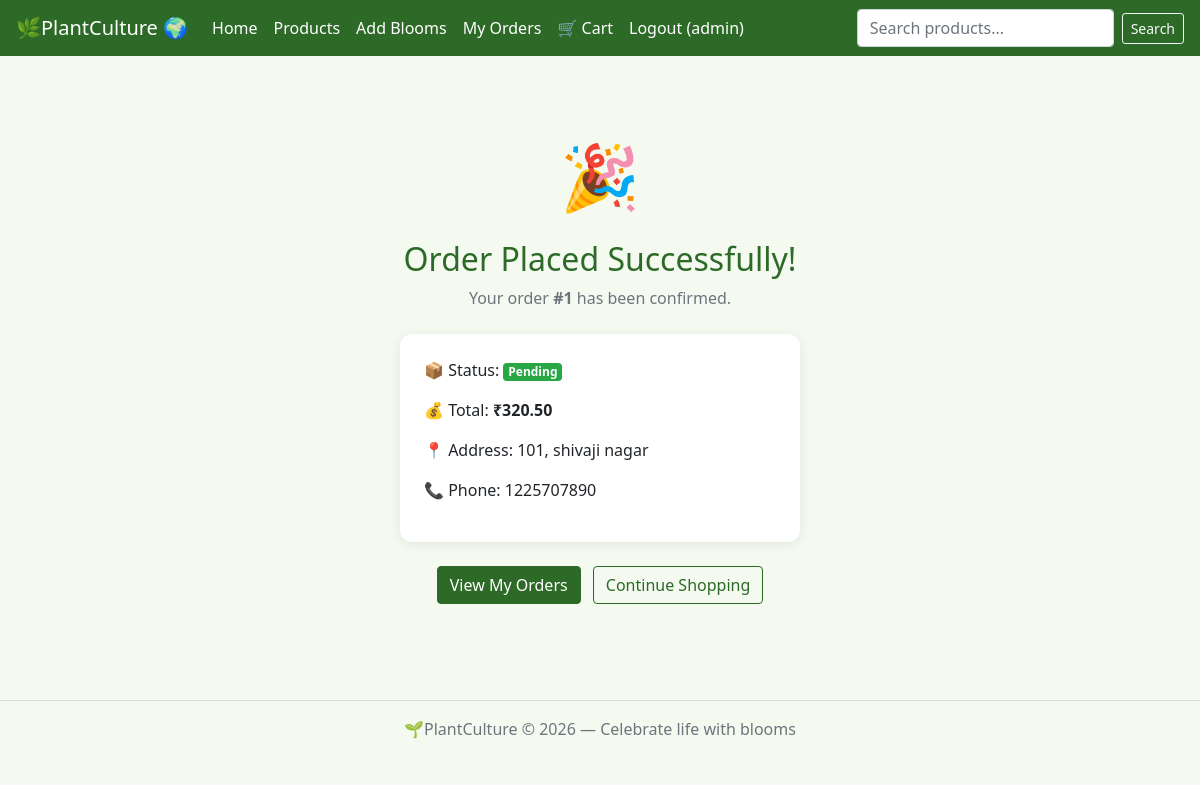
The page /order/success/1/ (signed in) on the database its author committed.
### main/models.py (models this page shows, shortened)
class Order(models.Model):
    STATUS = [('pending','Pending'),('confirmed','Confirmed'),('delivered','Delivered')]
    user = models.ForeignKey(User, on_delete=models.CASCADE)
    created_at = models.DateTimeField(auto_now_add=True)
    status = models.CharField(max_length=20, choices=STATUS, default='pending')
    total = models.DecimalField(max_digits=10, decimal_places=2, default=0)
    address = models.TextField(default='')
    phone = models.CharField(max_length=15, default='')

### main/views.py (the view)
# urls.py: path('order/success/<int:order_id>/', views.order_success, name='order_success'),
@login_required(login_url='/login/')
def order_success(request, order_id):
    order = get_object_or_404(Order, id=order_id, user=request.user)
    return render(request, 'order_success.html', {'order': order})

### main/context_processors.py (called while the page is built)
def cart_count(request):
    if request.user.is_authenticated:
        count = Cart.objects.filter(user=request.user).values_list('quantity', flat=True)
        return {'cart_count': sum(count)}
    return {'cart_count': 0}

### main/templates/order_success.html
{% extends 'base.html' %}
{% block content %}
<div class="text-center py-5">
  <div style="font-size:4rem;">🎉</div>
  <h2 class="mt-3" style="color:#2d6a27;">Order Placed Successfully!</h2>
  <p class="text-muted">Your order <strong>#{{ order.id }}</strong> has been confirmed.</p>
  <div class="card mx-auto mt-4 p-4 text-left" style="max-width:400px;">
    <p>📦 Status: <span class="badge badge-success">{{ order.get_status_display }}</span></p>
    <p>💰 Total: <strong>₹{{ order.total }}</strong></p>
    <p>📍 Address: {{ order.address }}</p>
    <p>📞 Phone: {{ order.phone }}</p>
  </div>
  <div class="mt-4">
    <a href="{% url 'my_orders' %}" class="btn btn-success mr-2">View My Orders</a>
    <a href="{% url 'products' %}" class="btn btn-outline-success">Continue Shopping</a>
  </div>
</div>
{% endblock %}

### main/templates/base.html (shortened to what this page needs)
<!DOCTYPE html>
<html lang="en">
<head>
  <link rel="stylesheet" href="https://stackpath.bootstrapcdn.com/bootstrap/4.5.2/css/bootstrap.min.css">
</head>
<body>
<nav class="navbar navbar-expand-lg navbar-dark">
  <a class="navbar-brand" href="{% url 'home' %}">🌿PlantCulture 🌍</a>
  <div class="collapse navbar-collapse" id="navMenu">
    <ul class="navbar-nav mr-auto">
      <li class="nav-item"><a class="nav-link" href="{% url 'home' %}">Home</a></li>
      {% if user.is_authenticated %}
        <li class="nav-item"><a class="nav-link" href="{% url 'products' %}">Products</a></li>
        <li class="nav-item"><a class="nav-link" href="{% url 'add_product' %}">Add Blooms</a></li>
        <li class="nav-item"><a class="nav-link" href="{% url 'my_orders' %}">My Orders</a></li>
        <li class="nav-item">
          <a class="nav-link" href="{% url 'cart' %}">
            🛒 Cart
          </a>
        </li>
        <li class="nav-item"><a class="nav-link" href="{% url 'logout' %}">Logout ({{ user.username }})</a></li>
      {% else %}
        <li class="nav-item"><a class="nav-link" href="{% url 'login' %}">Login</a></li>
        <li class="nav-item"><a class="nav-link" href="{% url 'register' %}">Register</a></li>
      {% endif %}
    </ul>
    {% if user.is_authenticated %}
    <form class="form-inline" method="GET" action="{% url 'products' %}">
      <input class="form-control mr-2" type="text" name="search" placeholder="Search products..." value="{{ request.GET.search|default:'' }}">
      <button class="btn btn-outline-light btn-sm" type="submit">Search</button>
    </form>
    {% endif %}
  </div>
</nav>
<div class="container mt-4 mb-5">
  {% block content %}{% endblock %}
</div>
<footer class="text-center py-3 text-muted" style="border-top:1px solid #ddd;">
  🌱PlantCulture &copy; 2026 — Celebrate life with blooms
</footer>
</body>
</html>

### main/templates/base.html (style rules this page uses)
body { background: #f4faf0; font-family: 'Segoe UI', sans-serif; }
.navbar { background: #2d6a27 !important; }
.navbar-brand, .nav-link { color: #fff !important; font-weight: 500; }
.btn-success { background-color: #2d6a27 !important; border-color: #2d6a27 !important; }
.btn-outline-success { color: #2d6a27 !important; border-color: #2d6a27 !important; }
.card { border: none; border-radius: 12px; box-shadow: 0 2px 12px rgba(0,0,0,.08); }

### rows shown on the page
Order: id "1", status "Pending", total "320.50", address "101, shivaji nagar", phone "1225707890"

### other values the page prints
{{ user.username }} "admin"
